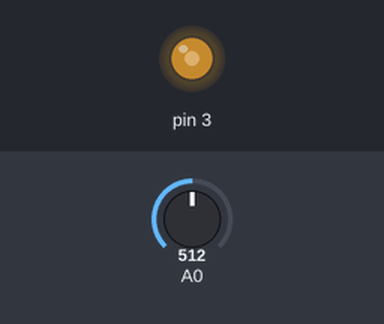
This sketch was run on a simulated Arduino Uno, built with avr-gcc and run on an emulated ATmega328P. Shown: output pins drawn as LEDs (lit = HIGH). Inputs (shaded band) come from the test bench; at power-on: A0 = 512.

Above: at 1.2 s.
1.3 s: A0 set to 716
At 2.5 s:
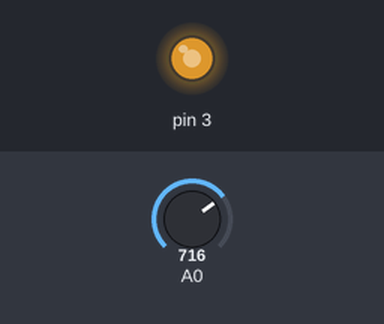
2.8 s: A0 set to 900
At 3.8 s:
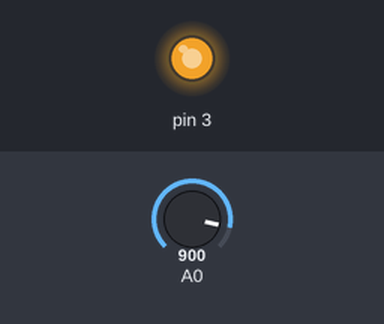
4.3 s: A0 set to 122
At 5.0 s:
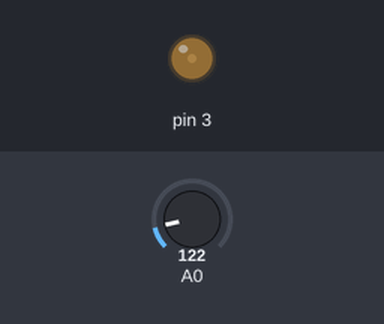
5.8 s: A0 set to 0
At 6.1 s:
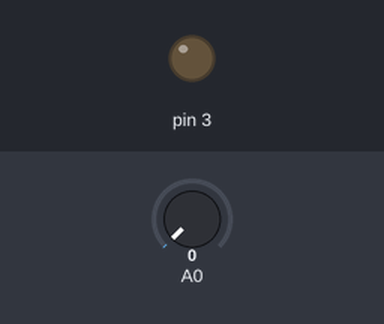
Timing chart, 0 to 8.3 s (numbered marks = the images above; inputs shaded):
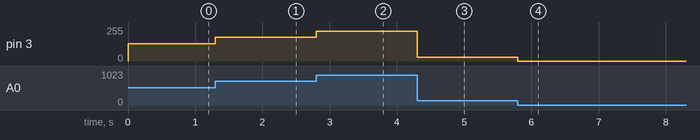

The sketch:

PotenciometroLed.ino
```cpp
/**********************************************************************************
**                                                                               **
**                               potenciometroLed                                **
**                                                                               **
**   ABDELLAZIZ   AARAB                                    02/02/2017            **
**********************************************************************************/

//******************************* INCLUDES ****************************************

//******************************* VARIABLES ***************************************

//******************************** SETUP ******************************************
 int sensorValue = 0;
void setup()                    // configura el pin 3  salida

  {
  pinMode( 3, OUTPUT) ;
}

//********** Loop *****************************************************************

void loop()                    // inicia el bucle del programa

{
  sensorValue = analogRead (A0) ;

analogWrite( 3, sensorValue/4) ;
}

//*********************** FUNCIONS *************************************************
```

Measured:
- after the input at 1.3 s, pin 3: 128/255 → 179/255 at once
- after the input at 2.8 s, pin 3: 179/255 → 225/255 at once
- after the input at 4.3 s, pin 3: 225/255 → 30/255 at once
- after the input at 5.8 s, pin 3: 30/255 → 0/255 at once
